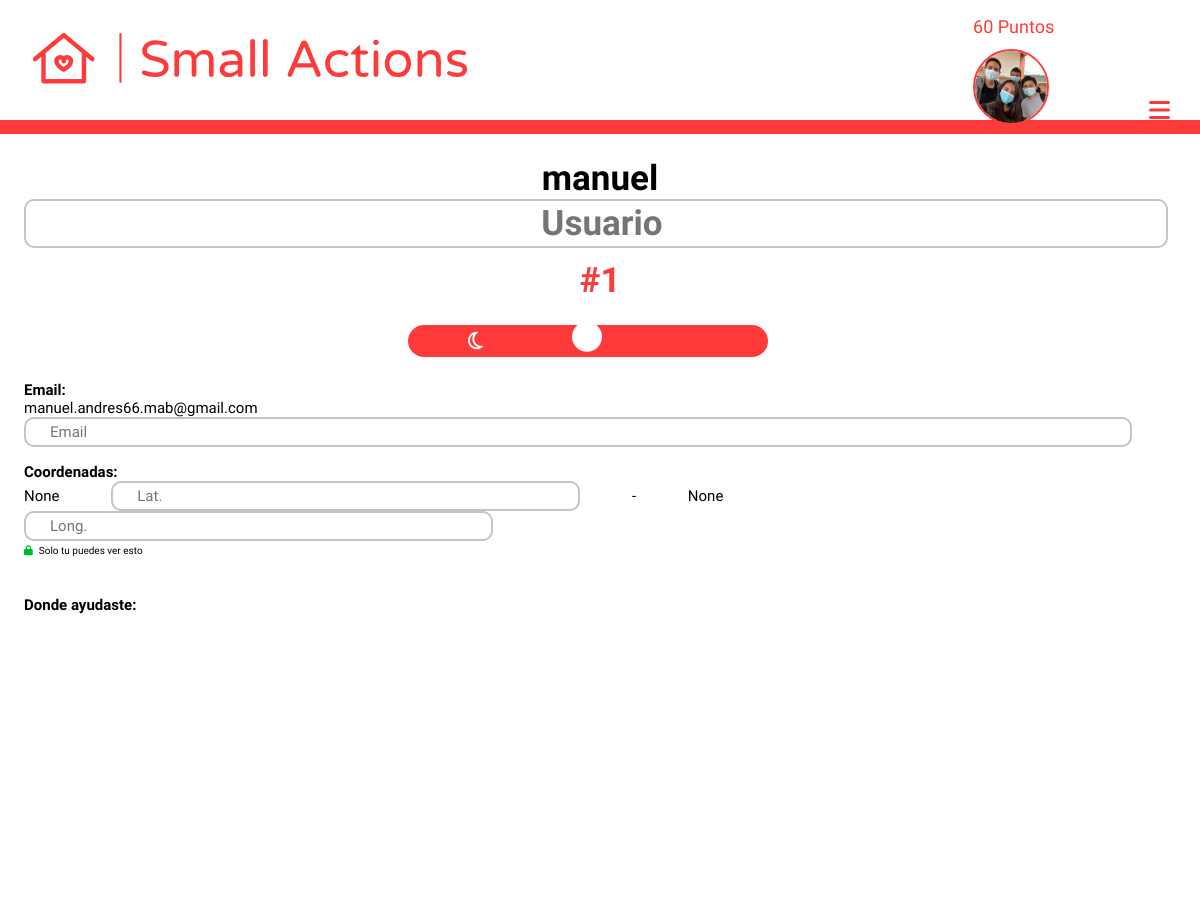
Page /account/ (signed in, upper part) on the earlier database version.
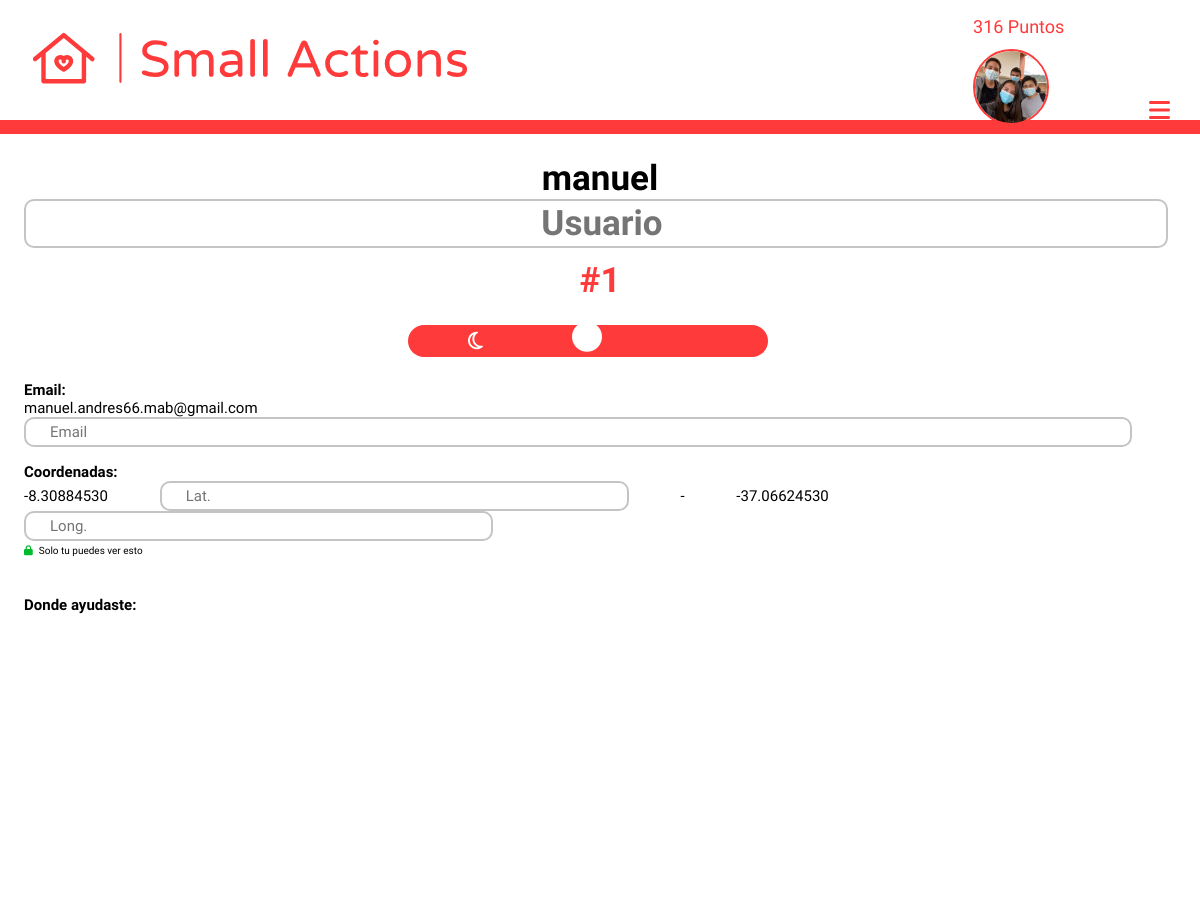
Same page on the later database version.
### login/models.py (models this page shows, shortened)
class User(AbstractUser):
    points = models.PositiveIntegerField(default=0)
    photo = models.ImageField(upload_to="people", null=True, blank=True)
    latitude = models.DecimalField(max_digits=10, decimal_places=8, null=True, blank=True)
    longitude = models.DecimalField(max_digits=11, decimal_places=8, null=True, blank=True)
    visited = models.ManyToManyField('maps.Help', related_name="persons_visited", blank=True)
    can_change = models.BooleanField(null=True, blank=True) #Security
    dark_mode = models.BooleanField(default=False)
    date_forgot = models.DateTimeField(auto_now_add=True)
    random_string = models.CharField(max_length=20, blank=True, null=True, unique=True)

### login/views.py (the view, shortened to what this page needs)
# urls.py: path('', views.account, name='account'),
@login_required(login_url='/account/login')
def account(request):
    user = User.objects.get(username=request.user)
    index = list(User.objects.order_by('-points')).index(user) + 1
    form = ChangeUser()
    volunteer = len(user.visited.filter(mayor_category='V'))
    donate = len(user.visited.filter(mayor_category='D'))
    comments = len(user.comments.all())
    ctx = {'user' : user, 'index' : index, 'form' : form, 'volunteer' : volunteer, \
        'donate' : donate, 'comments' : comments}
    return render(request, 'login/account.html', ctx)

### login/forms.py
class ChangeUser(forms.ModelForm):
    username = forms.CharField(max_length=32, widget=forms.TextInput(attrs={'placeholder':'Usuario'}))
    def __init__(self, *args, **kwargs):
        super().__init__(*args, **kwargs)
        self.fields['email'].widget.attrs.update({'placeholder': 'Email'})
        self.fields['latitude'].widget.attrs.update({'placeholder': 'Lat.'})
        self.fields['longitude'].widget.attrs.update({'placeholder': 'Long.'})
    class Meta:
        model = User
        fields = ('email', 'latitude', 'longitude', 'photo', 'dark_mode')

### templates/login/account.html (shortened to what this page needs)
{% extends 'maps/nav.html' %}
{% load static %}
    {% block head %}
        <link href='https://api.mapbox.com/mapbox-gl-js/v1.12.0/mapbox-gl.css' rel='stylesheet' />
        <link href="{% static 'login/css/account.css' %}" rel="stylesheet">
    {% endblock %}
    {% block content %}
        <form method="POST" enctype="multipart/form-data"> {% csrf_token %}
            <div id='info'>
                <div id="title_container">
                    <h1>{{user.username}}</h1>
                    {{form.username}}
                    <a href="{% url 'ranking' %}"><h2>#{{index}}</h2></a>
                    <div id="dark_mode">
                        <i class="far fa-moon"></i>
                        <i class="fas fa-circle" id="dark_circle"></i>
                        <i class="far fa-sun" id="sun"></i>
                    </div>
                </div>
                <div id="info_info">
                    <div id="email_container">
                        <h3>Email:</h3>
                        <h4 id="h4">{{user.email}}</h4>
                        {{form.email}}
                    </div>
                    <div>
                        <h5 id="coordinates_title">Coordenadas:</h5>
                        <h5 id="cordiantes">
                            <span id="latitude">{{user.latitude}}</span>
                            {{form.latitude}}
                            <span>-</span>
                            <span id="longitude">{{user.longitude}}</span>
                            {{form.longitude}}
                        </h5>
                        <p id="security"><i class="fas fa-lock"></i>Solo tu puedes ver esto</p>
                    </div>
                </div>
                <div>
                    <h6 id="where">Donde ayudaste:</h6>
                    <div id="map"></div>
                </div>
            </div>
        </form>
    {% endblock %}

### templates/maps/nav.html (shortened to what this page needs)
<!DOCTYPE html>
{% load static %}
{% load cache %}
<html lang="es">
    <head>
        <link rel="stylesheet" href="{% static 'maps/css/nav.css' %}">
        {% block head %}
        {% endblock %}
    </head>
    <body>
        {% cache 900 navbar %}
        <header id="all_bar">
            <div id="superior">
                <img src="{% static 'maps/images/logo.svg' %}" id="principal_logo" alt="logo" width="500" height="65">
                <div id="rigth_superior">
                    {% if request.user.is_authenticated %}
                        <h6>{{request.user.points}} Puntos</h6>
                        {% if request.user.photo %}
                            <a href="{% url 'account' %}"><img src="{{request.user.photo.url}}" alt="account" id="porfile_photo_nav" width="70" height="70"></a>
                        {% else %}
                            <a href="{% url 'account' %}"><img src="{% static 'maps/images/logo_small_icon_only_inverted.png' %}" alt="account" width="70" height="70"></a>
                        {% endif %}
                    {% else %}
                        <a href="{% url 'login' %}"><img src="{% static 'maps/images/logo_small_icon_only_inverted.png' %}" alt="account"></a>
                    {% endif %}
                    <i class="fas fa-bars" id="bars"></i>
                </div>
            </div>
            <div id="inferior">
            </div>
        </header>
        {% endcache %}
        {% block content %}
        {% endblock %}
    </body>
</html>

Differences in the rows shown:
changed User "manuel": user.points "60" → "316"; latitude "None" → "-8.30884530"; longitude "None" → "-37.06624530"
